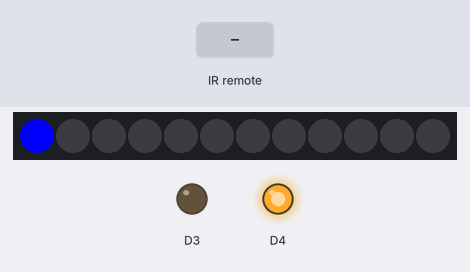
A sketch run on a simulated ESP8266 (NodeMCU). Parts: 12 RGB LEDs in strip order, left to right, output pins drawn as LEDs (lit = HIGH). The inputs (shaded band) are chosen by the test bench. What the sketch prints to the serial monitor is not drawn.

Above: at 0.1 s.
At 0.5 s:
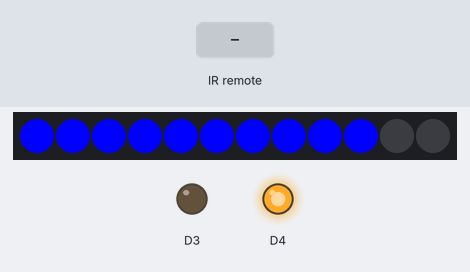
At 1.8 s:
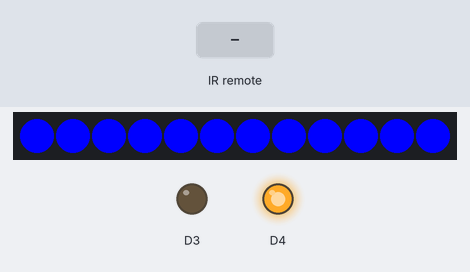
1.9 s: infrared code 0xA received
Timing chart, 0 to 4.9 s (numbered marks = the images above; inputs shaded):
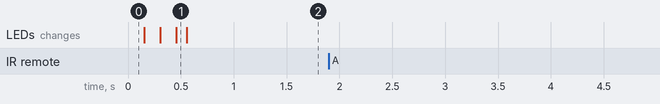

The sketch:

infraxaio_full.ino
```cpp
// Nom du fichier : IR_LED_Control.ino

#include <IRremote.h>
#include <Adafruit_NeoPixel.h>

const int RECV_PIN = D2;
IRrecv irrecv(RECV_PIN);
decode_results results;

#define PIN            D7  // Définir la broche de données
#define NUMPIXELS      12  // Définir le nombre de pixels

Adafruit_NeoPixel strip = Adafruit_NeoPixel(NUMPIXELS, PIN, NEO_GRB + NEO_KHZ800);

void setup() {
  Serial.begin(9600);

  pinMode(D3,OUTPUT);digitalWrite(D3,LOW);
  pinMode(D4,OUTPUT);digitalWrite(D4,HIGH);
  irrecv.enableIRIn();  // Démarrer le récepteur
  strip.begin();  // Initialiser la bande de LEDs
  strip.show();   // Initialiser toutes les pixels à 'off'

  for(int i=0; i<strip.numPixels(); i++) {
        strip.setPixelColor(i, strip.Color(0,0,255));  // Pixel 'i' en rouge
        strip.show();
        delay(50);
        //strip.setPixelColor(i, strip.Color(0,0,0));  // Pixel 'i' éteint
      }
}

void loop() {
  if (irrecv.decode(&results)) {
  // Masquer tous les octets sauf les deux derniers
    unsigned int lastOctets = results.value & 0x000F;
    Serial.println(lastOctets, HEX);
    irrecv.resume();  // Recevoir la prochaine valeur

    if (lastOctets == 0xA) {  // Remplacez 0xXXXXXXXX par le code de votre bouton
      // Action pour le bouton 1
      for(int i=0; i<strip.numPixels(); i++) {
        strip.setPixelColor(i, strip.Color(255,255,255));  // Pixel 'i' en rouge
        strip.show();
        delay(50);
        //strip.setPixelColor(i, strip.Color(0,0,0));  // Pixel 'i' éteint
      }
    }
   if (lastOctets == 0xB) {  // Remplacez 0xXXXXXXXX par le code de votre bouton
      // Action pour le bouton 1
      for(int i=0; i<strip.numPixels(); i++) {
        strip.setPixelColor(i, strip.Color(255,0,0));  // Pixel 'i' en rouge
        strip.show();
        delay(50);
        //strip.setPixelColor(i, strip.Color(0,0,0));  // Pixel 'i' éteint
      }
    }
    if (lastOctets == 0xC) {  // Remplacez 0xXXXXXXXX par le code de votre bouton
      // Action pour le bouton 1
      for(int i=0; i<strip.numPixels(); i++) {
        strip.setPixelColor(i, strip.Color(0,255,0));  // Pixel 'i' en rouge
        strip.show();
        delay(50);
        //strip.setPixelColor(i, strip.Color(0,0,0));  // Pixel 'i' éteint
      }
    }
    if (lastOctets == 0xD) {  // Remplacez 0xXXXXXXXX par le code de votre bouton
      // Action pour le bouton 1
      for(int i=0; i<strip.numPixels(); i++) {
        strip.setPixelColor(i, strip.Color(0,0,255));  // Pixel 'i' en rouge
        strip.show();
        delay(50);
        //strip.setPixelColor(i, strip.Color(0,0,0));  // Pixel 'i' éteint
      }
    }
  }
}
```

Measured:
- after the input at 1.9 s, every drawn part: stays the same
